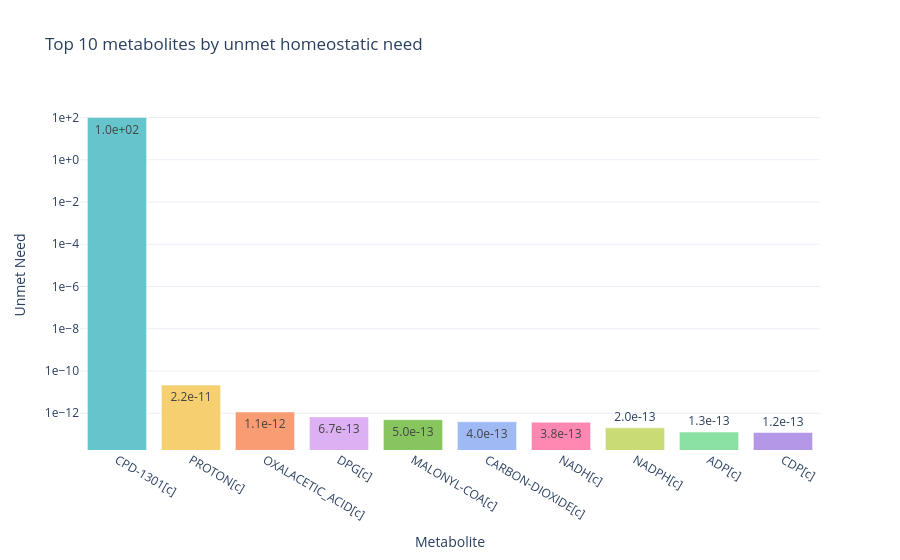

Source (notebook cell):
### Code cell
add_homeostatic_demand = {
    'CPD-1301[c]': 100
}
result = test_NetworkFlowModel(objective_weights,
                               metabolism=metabolism,
                               fba=fba,
                               # uptake_addition=uptake_addition,
                               # uptake_removal=uptake_removal,
                               # force_reaction=force_reaction,
                               # add_reaction=add_reaction,
                               # remove_reaction=remove_reaction,
                               add_homeostatic_demand = add_homeostatic_demand,
                               binary_kinetic_idx=metabolism.binary_kinetic_idx,
                               plot = True
)

[oofv, solution_flux, test_reaction_names, S_new, metabolites_new, kinetics_new, solution, model] = result

### Figure 1 — Plotly figure (JSON) as saved in the notebook; plotly's stock layout.template omitted (floating-point values rounded to 4 significant figures)
{"data": [{"marker": {"color": ["rgb(102, 197, 204)", "rgb(246, 207, 113)", "rgb(248, 156, 116)", "rgb(220, 176, 242)", "rgb(135, 197, 95)", "rgb(158, 185, 243)", "rgb(254, 136, 177)", "rgb(201, 219, 116)", "rgb(139, 224, 164)", "rgb(180, 151, 231)"]}, "name": "Unmet Homeostatic Need", "text": ["1.0e+02", "2.2e-11", "1.1e-12", "6.7e-13", "5.0e-13", "4.0e-13", "3.8e-13", "2.0e-13", "1.3e-13", "1.2e-13"], "x": ["CPD-1301[c]", "PROTON[c]", "OXALACETIC_ACID[c]", "DPG[c]", "MALONYL-COA[c]", "CARBON-DIOXIDE[c]", "NADH[c]", "NADPH[c]", "ADP[c]", "CDP[c]"], "y": [100.0, 2.167e-11, 1.149e-12, 6.739e-13, 4.997e-13, 3.981e-13, 3.761e-13, 2.038e-13, 1.296e-13, 1.23e-13], "type": "bar"}], "layout": {"yaxis": {"title": {"text": "Unmet Need"}, "type": "log", "tickformat": ".0e"}, "xaxis": {"title": {"text": "Metabolite"}}, "title": {"text": "Top 10 metabolites by unmet homeostatic need"}}}
